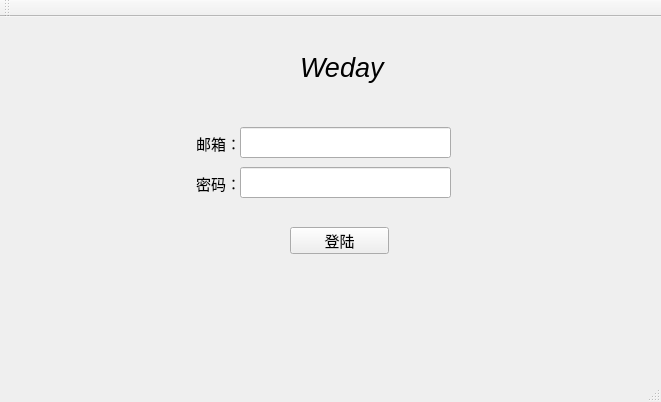
<?xml version="1.0" encoding="UTF-8"?>
<ui version="4.0">
 <class>LoginWindow</class>
 <widget class="QMainWindow" name="LoginWindow">
  <property name="geometry">
   <rect>
    <x>0</x>
    <y>0</y>
    <width>661</width>
    <height>402</height>
   </rect>
  </property>
  <property name="font">
   <font>
    <pointsize>22</pointsize>
    <italic>true</italic>
   </font>
  </property>
  <property name="windowTitle">
   <string>LoginWindow</string>
  </property>
  <widget class="QWidget" name="centralWidget">
   <widget class="QLabel" name="WedayL">
    <property name="geometry">
     <rect>
      <x>300</x>
      <y>30</y>
      <width>91</width>
      <height>41</height>
     </rect>
    </property>
    <property name="font">
     <font>
      <pointsize>20</pointsize>
     </font>
    </property>
    <property name="text">
     <string>Weday</string>
    </property>
   </widget>
   <widget class="QLabel" name="emailL">
    <property name="geometry">
     <rect>
      <x>196</x>
      <y>116</y>
      <width>51</width>
      <height>21</height>
     </rect>
    </property>
    <property name="font">
     <font>
      <pointsize>11</pointsize>
      <italic>false</italic>
     </font>
    </property>
    <property name="text">
     <string>邮箱：</string>
    </property>
   </widget>
   <widget class="QLabel" name="pwdL">
    <property name="geometry">
     <rect>
      <x>196</x>
      <y>156</y>
      <width>51</width>
      <height>21</height>
     </rect>
    </property>
    <property name="font">
     <font>
      <pointsize>11</pointsize>
      <italic>false</italic>
     </font>
    </property>
    <property name="text">
     <string>密码：</string>
    </property>
   </widget>
   <widget class="QLineEdit" name="emailLE">
    <property name="geometry">
     <rect>
      <x>240</x>
      <y>110</y>
      <width>211</width>
      <height>31</height>
     </rect>
    </property>
    <property name="font">
     <font>
      <pointsize>11</pointsize>
      <italic>false</italic>
     </font>
    </property>
   </widget>
   <widget class="QLineEdit" name="pwdLE">
    <property name="geometry">
     <rect>
      <x>240</x>
      <y>150</y>
      <width>211</width>
      <height>31</height>
     </rect>
    </property>
    <property name="font">
     <font>
      <pointsize>11</pointsize>
      <italic>false</italic>
     </font>
    </property>
    <property name="inputMethodHints">
     <set>Qt::ImhHiddenText|Qt::ImhNoAutoUppercase|Qt::ImhNoPredictiveText|Qt::ImhSensitiveData</set>
    </property>
   </widget>
   <widget class="QPushButton" name="loginBT">
    <property name="geometry">
     <rect>
      <x>290</x>
      <y>210</y>
      <width>99</width>
      <height>27</height>
     </rect>
    </property>
    <property name="font">
     <font>
      <pointsize>11</pointsize>
      <italic>false</italic>
     </font>
    </property>
    <property name="text">
     <string>登陆</string>
    </property>
   </widget>
  </widget>
  <widget class="QMenuBar" name="menuBar">
   <property name="geometry">
    <rect>
     <x>0</x>
     <y>0</y>
     <width>661</width>
     <height>42</height>
    </rect>
   </property>
  </widget>
  <widget class="QToolBar" name="mainToolBar">
   <attribute name="toolBarArea">
    <enum>TopToolBarArea</enum>
   </attribute>
   <attribute name="toolBarBreak">
    <bool>false</bool>
   </attribute>
  </widget>
  <widget class="QStatusBar" name="statusBar"/>
 </widget>
 <layoutdefault spacing="6" margin="11"/>
 <resources/>
 <connections/>
</ui>
